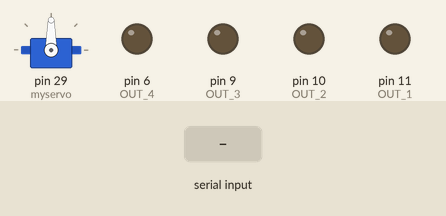
Bench run of a sketch on a simulated Arduino Mega 2560, built with avr-gcc and run on an emulated ATmega2560. On the bench: servo, output pins drawn as LEDs (lit = HIGH). The inputs (shaded band) are chosen by the test bench.

Above: at 1.2 s.
1.3 s: "L" received over Serial
3.1 s: "A" received over Serial
At 4.3 s:
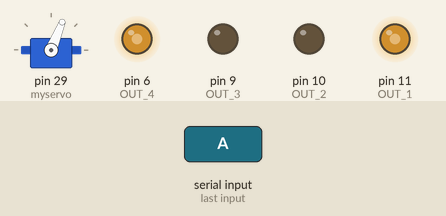
4.6 s: "B" received over Serial
At 5.7 s:
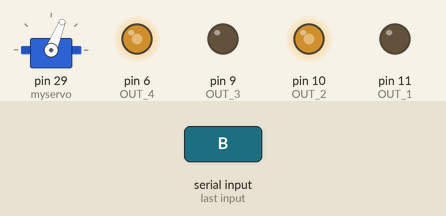
6.1 s: "R" received over Serial
8.3 s: "S" received over Serial
At 9.5 s:
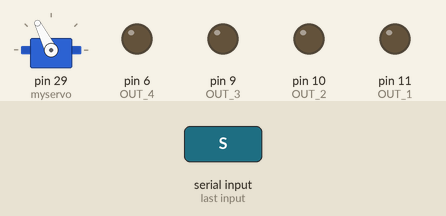
9.8 s: "A" received over Serial
At 10.8 s:
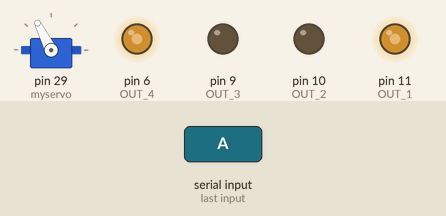
Timing chart, 0 to 12.3 s (numbered marks = the images above; inputs shaded):
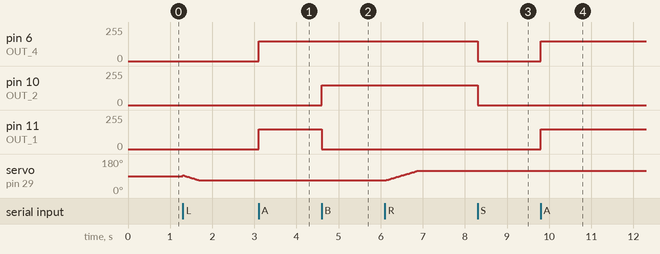

Measured:
- after the input at 3.1 s, pin 6 (OUT_4), pin 11 (OUT_1): 0/255 → 150/255 at once
- after the input at 4.6 s, pin 10 (OUT_2): 0/255 → 150/255 at once; pin 11 (OUT_1): 150/255 → 0/255 at once
- after the input at 8.3 s, pin 6 (OUT_4), pin 10 (OUT_2): 150/255 → 0/255 at once
- after the input at 9.8 s, pin 6 (OUT_4), pin 11 (OUT_1): 0/255 → 150/255 at once

The sketch:

ArduinoCode.ino
```cpp
#include <Servo.h>
#define OUT_1 11
#define OUT_2 10
#define OUT_3 9
#define OUT_4 6

Servo myservo;
int pos = 93; //93 es el numero en el cual servo está en cero grados
int state = 0;
int motorSpeed = 150;
bool isAccelerating = false;

void setup() {
  // put your setup code here, to run once:
  myservo.attach(29);
  pinMode(OUT_1, OUTPUT);
  pinMode(OUT_2, OUTPUT);
  pinMode(OUT_3, OUTPUT);
  pinMode(OUT_4, OUTPUT);
  Serial.begin(9600);
}

void loop() {
  if (Serial.available() > 0)
    state = Serial.read();

  switch (state) {
    case 'A':
      stop();
      accelerate();
      break;
    case 'B':
      stop();
      reverse();
      break;
    case 'L':
      turnLeft();
      delay(100);
      break;
    case 'R':
      turnRight();
      delay(100);
      break;
    case 'S':
      stop();
      break;
    case 'O':
      motorSpeed -= 10;
      if (motorSpeed < 0)
        motorSpeed = 0;

      if (isAccelerating)
        accelerate();
      else
        reverse();
      break;
    case 'P':
      motorSpeed += 10;
      if (motorSpeed > 255)
        motorSpeed = 255;
      if (isAccelerating)
        accelerate();
      else
        reverse();
      break;
    default:
      break;
  }
  state = 0;
}

void accelerate() {
  analogWrite(OUT_1, motorSpeed);
  digitalWrite(OUT_2, LOW);
  digitalWrite(OUT_3, LOW);
  analogWrite(OUT_4, motorSpeed);
  isAccelerating = true;
}

void reverse() {
  digitalWrite(OUT_1, LOW);
  analogWrite(OUT_2, motorSpeed);

  //Doy energia al servo motor
  digitalWrite(OUT_3, LOW);
  analogWrite(OUT_4, motorSpeed);
  isAccelerating = false;
}

void stop() {
  digitalWrite(OUT_1, LOW);
  digitalWrite(OUT_2, LOW);
  digitalWrite(OUT_3, LOW);
  digitalWrite(OUT_4, LOW);
  isAccelerating = false;
}

void turnRight() {
  for (pos; pos <= 117; pos += 1) {
    myservo.write(pos);
    delay(15);
  }
}

void turnLeft() {
  for (pos; pos >= 68; pos -= 1) {
    myservo.write(pos);
    delay(15);
  }
}
```
